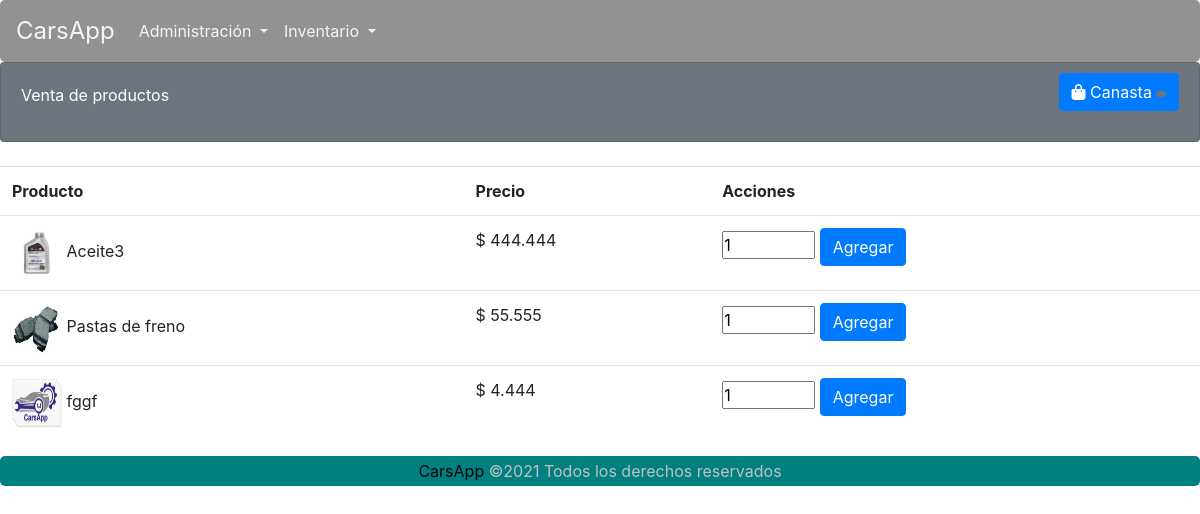
The page /carsapp/vender/ on the database its author committed.
### carsapp/models.py (models this page shows, shortened)
class Inventario(models.Model):
    id_Producto = models.AutoField(primary_key=True)
    Ref = models.CharField(max_length=30, blank=False, null=False)
    producto = models.CharField(max_length=30, blank=False, null=False)
    imagen = models.ImageField(upload_to='productos', null=True)
    provedor = models.ForeignKey(Proveedor, on_delete=models.DO_NOTHING, default='Desconocido')
    stock = models.SmallIntegerField(blank=False, null=False)
    valor_Proveedor = models.IntegerField(blank=False, null=False)
    valor_Venta = models.IntegerField(blank=False, null=False)

### carsapp/views.py (the view)
# urls.py: path('vender/', views.vender, name='vender'),
def vender(request):
    q = Inventario.objects.all().order_by('producto')
    contexto = { "datos" : q }
    return render(request, 'carsapp/vender.html', contexto)

### carsapp/templates/carsapp/vender.html (shortened to what this page needs)
{% extends 'carsapp/base.html' %}
{% load humanize %}
{% load static %}
{% block contenedor %}
<div class="card text-white bg-secondary">
    <div class="card-body">
        <div>
            Venta de productos
        </div>
        <div class="btn-cerrarSesion">
            <form class="form-inline my-2 my-lg-0">
                <a href="{% url 'carsapp:ver_carrito' %}" type="button" class="btn btn-primary ">
                    <i class="fas fa-shopping-bag"></i> Canasta <span class="badge bg-secondary" id="carrito"> {{ request.session.bolsa }}</span>
                </a>
            </form>
        </div>
    </div>
</div>
<br>
{% if datos %}
    <table class="table table-hover">
        <tr>
            <th>Producto</th>
            <th>Precio</th>
            <th>Acciones</th>
        </tr>
        {% for producto in datos %}
        <tr>
            <td><img src="{{ producto.imagen.url }}" alt="{{ producto.id_Producto }}" width="50" height="50"> {{ producto.producto }}</td>
            <td>$ {{ producto.valor_Venta|intcomma }}</td>
            <td>{% if producto.stock > 0 %}
                    <input type="number" id="{{ producto.id_Producto }}" min="1" max="{{ producto.stock }}" value="1" size="2"/>
                    <a href="javascript:agregarCarrito('{% url 'carsapp:agregar_carrito' producto.id_Producto %}', '{{ producto.id_Producto }}')" class="btn btn-primary">Agregar</a>
                {% else %}
                    <span class="badge rounded-pill bg-warning text-dark">Producto Agotado...</span>
                {% endif %}
            </td>
        </tr>
        {% endfor %}
    </table>
{% endif %}
{% endblock %}

### carsapp/static/carsapp/CSS/estilos.css (style rules this page uses)
* { margin: 0; padding: 0; }
.card-body > div { display: inline-block; }
.btn-cerrarSesion { margin-top: -10px; float: right; }
.card { height: 10vh; }
h4, h2,small,a { margin: 0; padding: 0; color: black; }
a { text-decoration: none; }

### rows shown on the page
Inventario: imagen (picture), producto "Aceite3", valor_Venta "444.444"
Inventario: imagen (picture), producto "Pastas de freno", valor_Venta "55.555"
Inventario: imagen (picture), producto "fggf", valor_Venta "4.444", id_Producto "1"
